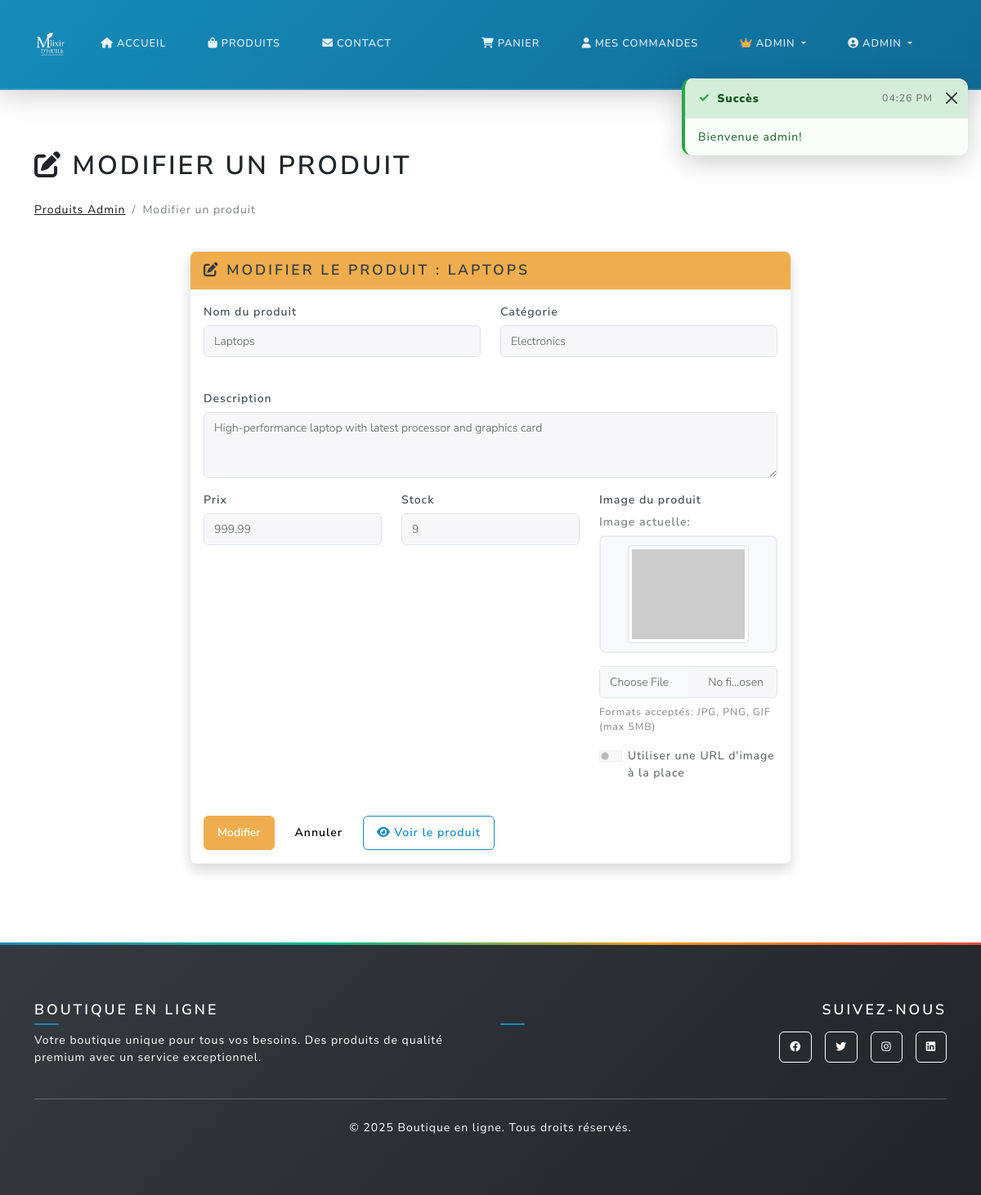
/admin/products/1/edit (signed in), run on an earlier commit of the app's database.
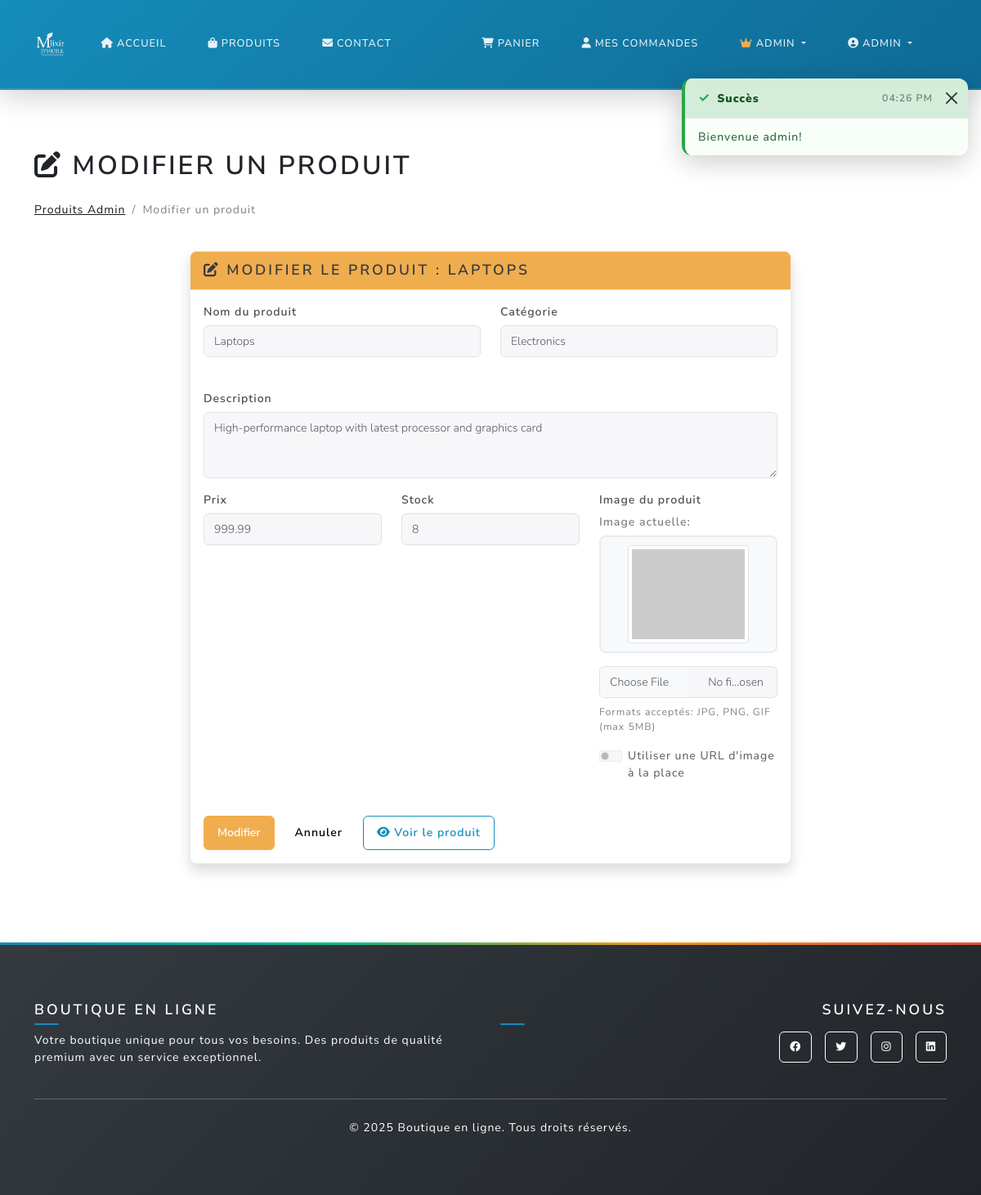
And on a later commit of the database.
### main.py (models this page shows)
class Product(db.Model):
    id = db.Column(db.Integer, primary_key=True)
    name = db.Column(db.String(100), nullable=False)
    description = db.Column(db.Text, nullable=False)
    price = db.Column(db.Float, nullable=False)
    image_url = db.Column(db.String(200), default='https://via.placeholder.com/300x200')
    stock = db.Column(db.Integer, default=0)
    category = db.Column(db.String(50), nullable=False)

### main.py (the view, shortened to what this page needs)
@app.route('/admin/products/<int:product_id>/edit', methods=['GET', 'POST'])
@login_required
def edit_product(product_id):
    if not current_user.is_admin:
        return redirect_with_toast('home', 'Accès refusé', 'error')
    product = Product.query.get_or_404(product_id)
    form = ProductForm(obj=product)
    return render_template('edit_product.html', form=form, product=product)

### main.py
class ProductForm(FlaskForm):
    name = StringField('Product Name', validators=[DataRequired()])
    description = TextAreaField('Description', validators=[DataRequired()])
    price = DecimalField('Price', validators=[DataRequired(), NumberRange(min=0)])
    stock = IntegerField('Stock', validators=[DataRequired(), NumberRange(min=0)])
    category = StringField('Category', validators=[DataRequired()])
    image_file = FileField('Image File', validators=[
        FileAllowed(['jpg', 'jpeg', 'png', 'gif'], 'Images only!')
    ])
    image_url = StringField('Image URL')
    submit = SubmitField('Add Product')

### main.py (called while the page is built, shortened)
@login_manager.user_loader
def load_user(user_id):
    return User.query.get(int(user_id))

@app.context_processor
def inject_toast_messages():
    toast_message = session.pop('toast_message', None)
    toast_type = session.pop('toast_type', None)
    return {
        'toast_message': toast_message,
        'toast_type': toast_type or 'info'
    }

def get_shipping_settings():
    settings = ShippingSettings.query.first()
    return settings

### templates/edit_product.html (shortened to what the changed rows need)
{% extends "base.html" %}
{% block content %}
<div class="container py-4">
  <div class="row">
    <div class="col-12">
      <h1 class="mb-4"><i class="fas fa-edit"></i> Modifier un produit</h1>
    </div>
  </div>
  <div class="row">
    <div class="col-md-8 mx-auto">
      <div class="card shadow">
        <div class="card-header bg-warning text-dark">
          <h5 class="mb-0"><i class="fas fa-edit"></i> Modifier le produit : {{ product.name }}</h5>
        </div>
        <div class="card-body">
          <form method="POST" enctype="multipart/form-data" id="editProductForm">
            <div class="row">
              <div class="col-md-6 mb-3">
                {{ form.name.label(class="form-label", text="Nom du produit") }}
                {{ form.name(class="form-control" + (" is-invalid" if form.name.errors else "")) }}
              </div>
              <div class="col-md-6 mb-3">
                {{ form.category.label(class="form-label", text="Catégorie") }}
                {{ form.category(class="form-control" + (" is-invalid" if form.category.errors else "")) }}
              </div>
            </div>
            <div class="mb-3">
              {{ form.description.label(class="form-label", text="Description") }}
              {{ form.description(class="form-control" + (" is-invalid" if form.description.errors else ""), rows="3") }}
            </div>
            <div class="row">
              <div class="col-md-4 mb-3">
                {{ form.price.label(class="form-label", text="Prix") }}
                {{ form.price(class="form-control" + (" is-invalid" if form.price.errors else "")) }}
              </div>
              <div class="col-md-4 mb-3">
                {{ form.stock.label(class="form-label", text="Stock") }}
                {{ form.stock(class="form-control" + (" is-invalid" if form.stock.errors else "")) }}
              </div>
            </div>
          </form>
        </div>
      </div>
    </div>
  </div>
</div>
{% endblock %}

What changed in the data, as far as the page shows it:
changed Product "LAPTOPS": stock "9" → "8"
